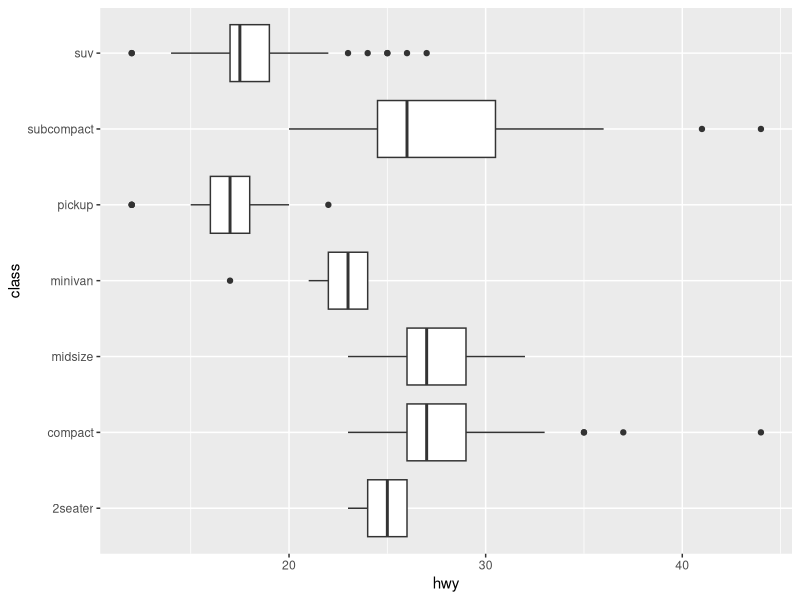
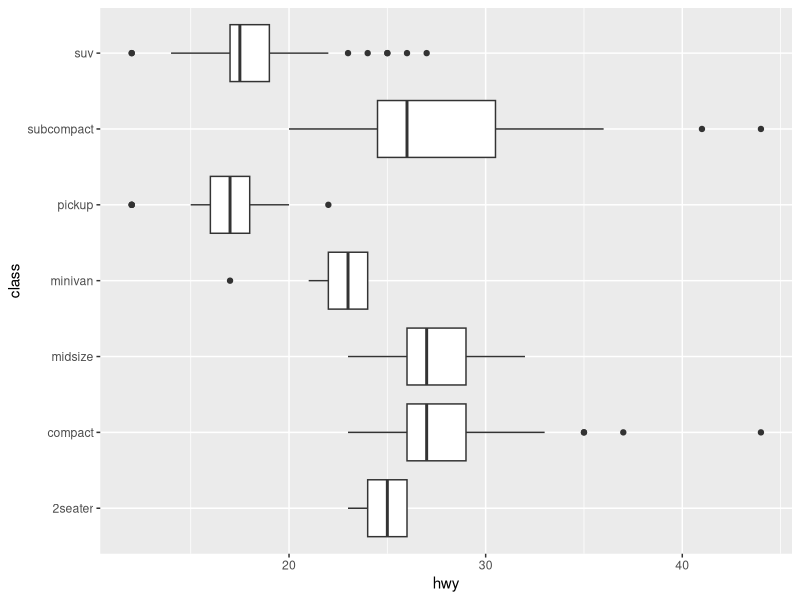

The R script that drew these images, in order:
library(tidyverse)

ggplot(data = mpg, mapping = aes(x = class, y = hwy)) + 
  geom_boxplot() +
  coord_flip()

ggsave("data-visualization/class~hwy_boxplot.png")
